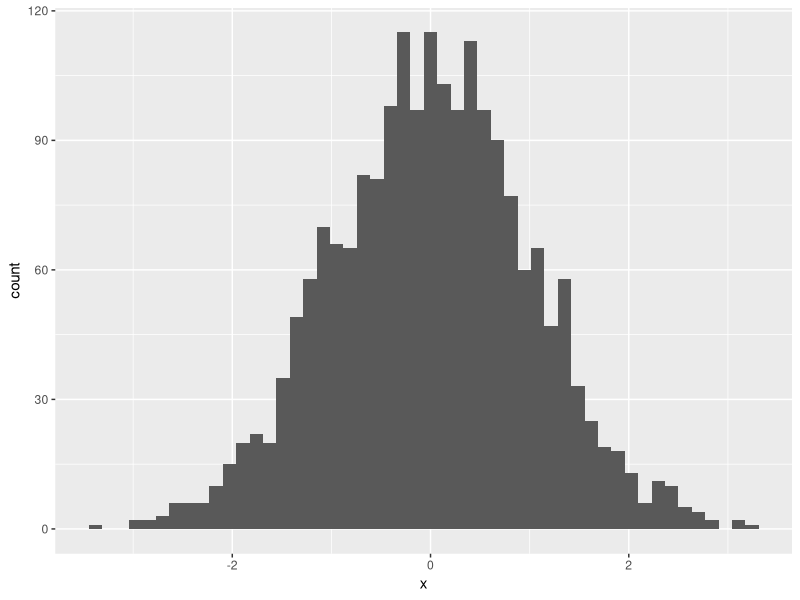
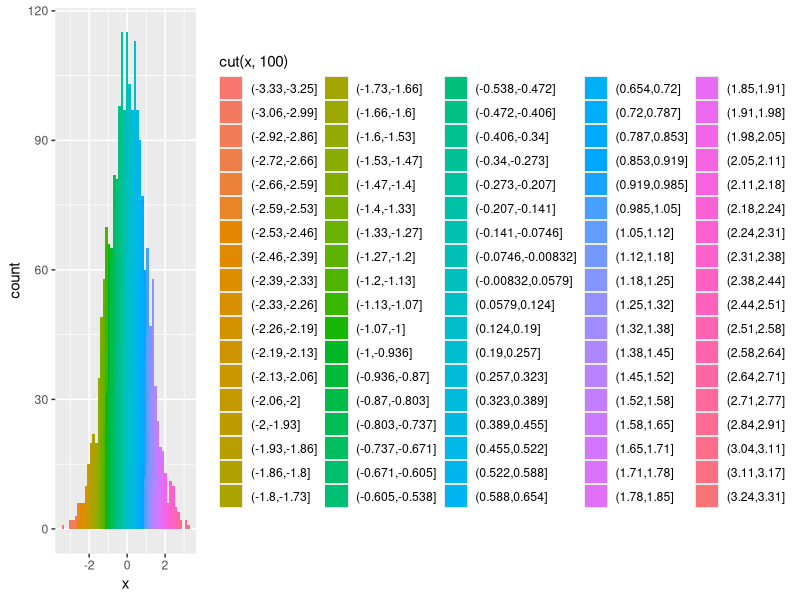
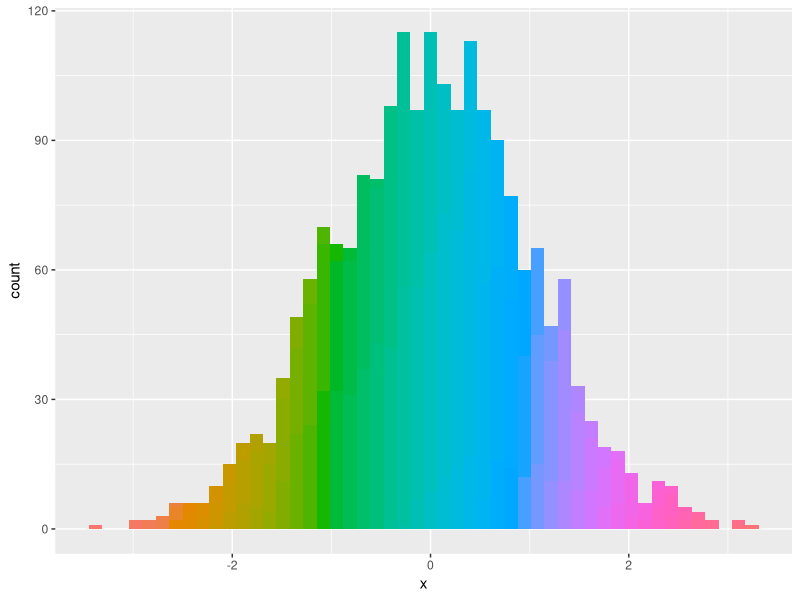
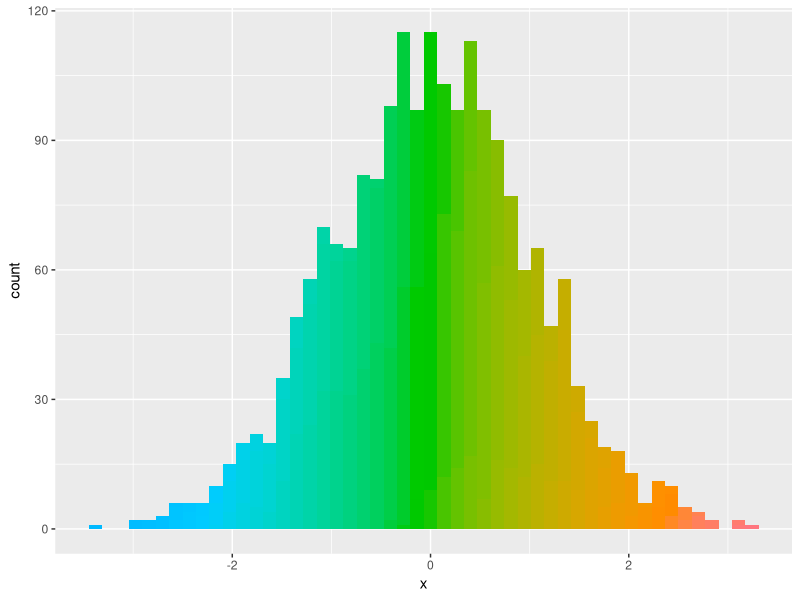
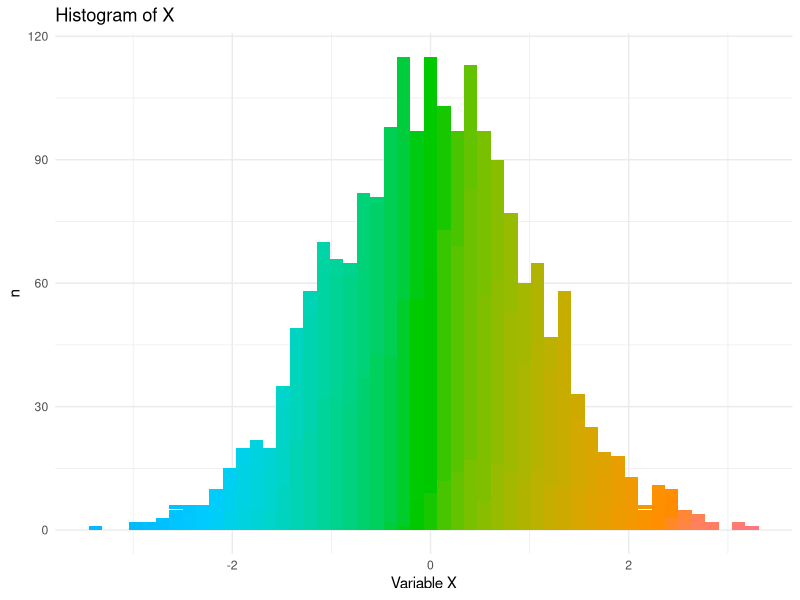
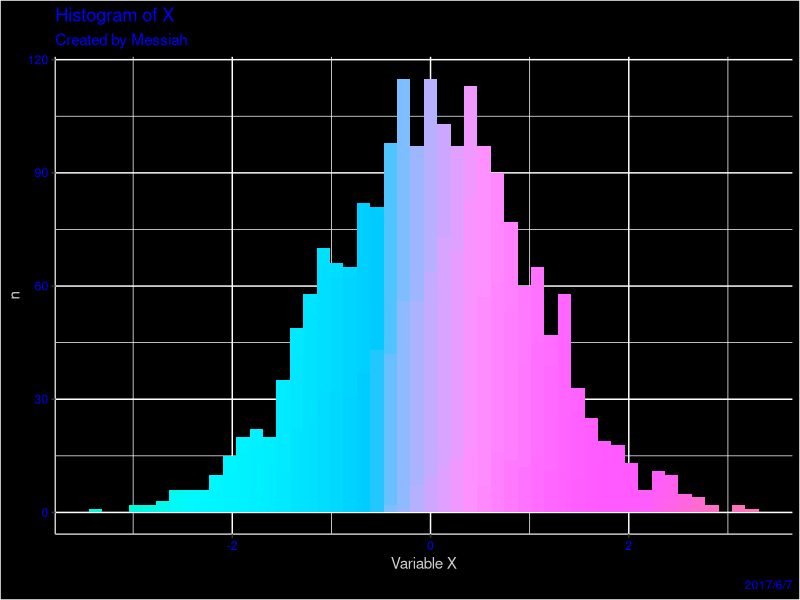

The R script that drew these images, in order:
#==============================================
# ggplot2 histogram
# use ggplot2 to create elegant histograms
# 2017/6/7
#==============================================
set.seed(100)
d <- data.frame(x = rnorm(2000))

library(ggplot2)

ggplot(d,aes(x))+
  geom_histogram(bins = 50) # ordinary histogram

ggplot(d,aes(x,fill = cut(x,100)))+
  geom_histogram(bins = 50) # cut(): convert numeric to factor(cut a vector into n factors)
                            # fill =: fill different intervals with diffrent colors

ggplot(d,aes(x,fill = cut(x,100)))+
  geom_histogram(bins = 50,show.legend = FALSE) # remove legend

ggplot(d,aes(x,fill = cut(x,100)))+
  geom_histogram(bins = 50,show.legend = FALSE)+
  scale_fill_discrete(h = c(240,10),c = 120,l = 70) # h =: range of hues to use, in [0,360]
                                                    # c =: chroma(intensity of colour)
                                                    # l =: luminance(lightness),in [0,100]

ggplot(d,aes(x,fill = cut(x,100)))+
  geom_histogram(bins = 50,show.legend = FALSE)+
  scale_fill_discrete(h = c(240,10),c = 120,l = 70)+
  theme_minimal()+
  labs(x = "Variable X",y = "n")+
  ggtitle("Histogram of X") # theme_...(): set theme
                            # labs(): set labels name
                            # ggtitle(): provide a title

p <- ggplot(d,aes(x,fill = cut(x,100)))+
  geom_histogram(bins = 50,show.legend = FALSE)+
  labs(x = "Variable X",y = "n")+
  ggtitle("Histogram of X",subtitle = "Created by Messiah")+
  labs(caption = "2017/6/7")

p + scale_fill_discrete(h = c(180,360),c = 150,l = 80)+
  theme(panel.background = element_rect(fill = "black"),
        plot.background = element_rect(fill = "black"),
        plot.title = element_text(colour = "blue"),
        plot.subtitle = element_text(colour = "blue"),
        plot.caption = element_text(colour = "blue"),
        axis.line = element_line(colour = "grey80"),
        axis.text = element_text(colour = "blue"),
        axis.title = element_text(colour = "grey80"))